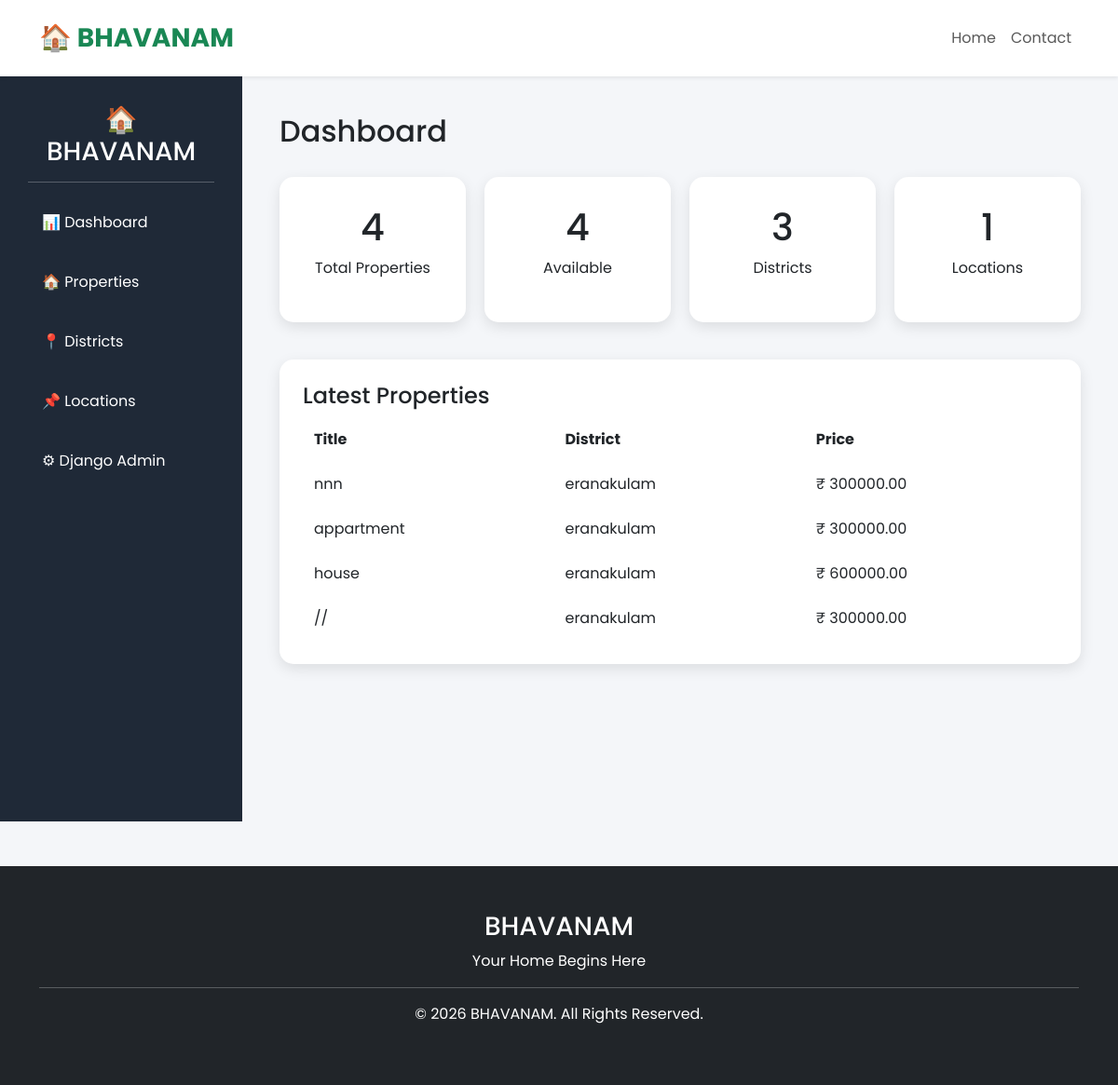
The page /dashboard/ (signed in) on the database its author committed.
### properties/models.py (models this page shows, shortened)
class Property(models.Model):
    PROPERTY_TYPES = [
        ('HOUSE', 'House'),
        ('APARTMENT', 'Apartment'),
        ('HOSTEL', 'Hostel'),
        ('ROOM', 'Rental Room'),
        ('COMMERCIAL', 'Commercial Building'),
    ]
    PURPOSE_CHOICES = [
        ('BUY', 'Buy'),
        ('RENT', 'Rent'),
    ]
    STATUS_CHOICES = [
        ('AVAILABLE', 'Available'),
        ('SOLD', 'Sold'),
        ('RENTED', 'Rented'),
    ]
    title = models.CharField(max_length=200)
    property_type = models.CharField(
        max_length=20,
        choices=PROPERTY_TYPES
    )
    purpose = models.CharField(
        max_length=10,
        choices=PURPOSE_CHOICES
    )
    district = models.ForeignKey(
        District,
        on_delete=models.CASCADE
    )
    location = models.ForeignKey(
        Location,
        on_delete=models.CASCADE
    )
    address = models.TextField()
    description = models.TextField()
    price = models.DecimalField(
        max_digits=12,
        decimal_places=2
    )
    owner_name = models.CharField(max_length=150)
    phone = models.CharField(max_length=15)
    whatsapp = models.CharField(
        max_length=15,
        blank=True
    )
    bedrooms = models.PositiveIntegerField(default=0)
    bathrooms = models.PositiveIntegerField(default=0)
    area_sqft = models.PositiveIntegerField()
    land_area = models.CharField(
        max_length=100,
        blank=True
    )
    furnished = models.BooleanField(default=False)
    parking = models.BooleanField(default=False)
    google_map_link = models.URLField(
        blank=True,
        null=True,
        verbose_name="Google Maps Link")
    status = models.CharField(
        max_length=20,
        choices=STATUS_CHOICES,
        default='AVAILABLE'
    )
    created_at = models.DateTimeField(auto_now_add=True)
    updated_at = models.DateTimeField(auto_now=True)

### districts/models.py (models this page shows)
class District(models.Model):
    name = models.CharField(max_length=100, unique=True)
    class Meta:
        ordering = ['name']
    def __str__(self):
        return self.name

### dashboard/views.py (the view)
# urls.py: path("dashboard/", include("dashboard.urls")),
@login_required
def dashboard(request):
    context = {
        "total_properties": Property.objects.count(),
        "available_properties": Property.objects.filter(status="AVAILABLE").count(),
        "districts": District.objects.count(),
        "locations": Location.objects.count(),
        "latest_properties": Property.objects.order_by("-id")[:5],
    }
    return render(request, "dashboard/dashboard.html", context)

### templates/dashboard/dashboard.html
{% extends 'base.html' %}
{% load static %}
{% block content %}
<link rel="stylesheet" href="{% static 'css/dashboard.css' %}">
<div class="dashboard">
    <div class="sidebar">
        <h3>🏠 BHAVANAM</h3>
        <hr>
        <a href="#">📊 Dashboard</a>
        <a href="/admin/properties/property/">🏠 Properties</a>
        <a href="/admin/districts/district/">📍 Districts</a>
        <a href="/admin/locations/location/">📌 Locations</a>
        <a href="/admin/">⚙ Django Admin</a>
    </div>
    <div class="content">
        <h2>Dashboard</h2>
        <div class="cards">
            <div class="card-box">
                <h1>{{ total_properties }}</h1>
                <p>Total Properties</p>
            </div>
            <div class="card-box">
                <h1>{{ available_properties }}</h1>
                <p>Available</p>
            </div>
            <div class="card-box">
                <h1>{{ districts }}</h1>
                <p>Districts</p>
            </div>
            <div class="card-box">
                <h1>{{ locations }}</h1>
                <p>Locations</p>
            </div>
        </div>
        <div class="table-box">
            <h4>Latest Properties</h4>
            <table>
                <tr>
                    <th>Title</th>
                    <th>District</th>
                    <th>Price</th>
                </tr>
                {% for property in latest_properties %}
                <tr>
                    <td>{{ property.title }}</td>
                    <td>{{ property.district }}</td>
                    <td>₹ {{ property.price }}</td>
                </tr>
                {% endfor %}
            </table>
        </div>
    </div>
</div>
{% endblock %}

### static/css/style.css (style rules this page uses)
body { font-family:'Poppins',sans-serif; background:#f5f7fa; }

### static/css/dashboard.css (style rules this page uses)
body { margin:0; background:#f4f6f9; }
.dashboard { display:flex; }
.sidebar { width:260px; min-height:100vh; background:#1f2937; color:white; padding:30px; }
.sidebar h3 { text-align:center; }
.sidebar a { display:block; color:white; text-decoration:none; padding:15px; margin:10px 0; border-radius:10px; }
.content { flex:1; padding:40px; }
.cards { display:grid; grid-template-columns:repeat(4,1fr); gap:20px; margin-top:30px; }
.card-box { background:white; border-radius:15px; padding:30px; text-align:center; box-shadow:0 5px 15px rgba(0,0,0,.1); }
.table-box { margin-top:40px; background:white; border-radius:15px; padding:25px; box-shadow:0 5px 15px rgba(0,0,0,.1); }
table { width:100%; }
th,td { padding:12px; }

### rows shown on the page
Property: title "nnn", district "eranakulam", price "300000.00"
Property: title "appartment", district "eranakulam", price "300000.00"
Property: title "house", district "eranakulam", price "600000.00"
Property: title "//", district "eranakulam", price "300000.00"

### other values the page prints
{{ total_properties }} "4"
{{ available_properties }} "4"
{{ districts }} "3"
{{ locations }} "1"
